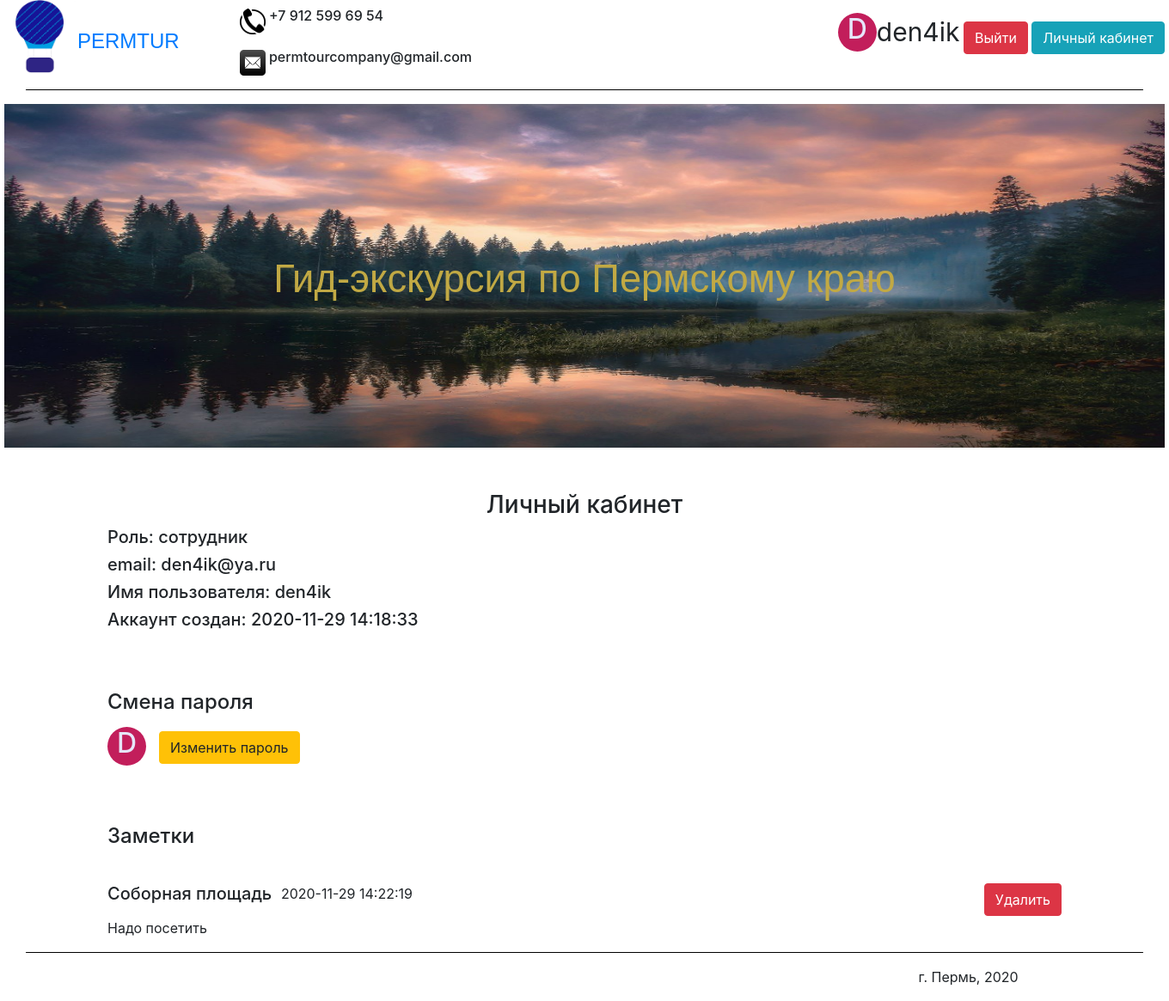
The app's page /cabinet (signed in) with its own data.
### data/users.py (models this page shows, shortened)
class User(SqlAlchemyBase, UserMixin):
    __tablename__ = 'user'
    id = sqlalchemy.Column(sqlalchemy.Integer,
                           primary_key=True, autoincrement=True)
    nickname = sqlalchemy.Column(sqlalchemy.String)
    email = sqlalchemy.Column(sqlalchemy.String, unique=True)
    hashed_password = sqlalchemy.Column(sqlalchemy.String)
    datetime = sqlalchemy.Column(sqlalchemy.String)
    role = sqlalchemy.Column(sqlalchemy.String)
    avatar_color = sqlalchemy.Column(sqlalchemy.String)

### data/notes.py (models this page shows)
class Note(SqlAlchemyBase):
    __tablename__ = 'note'
    id = sqlalchemy.Column(sqlalchemy.Integer,
                           primary_key=True, autoincrement=True)
    note = sqlalchemy.Column(sqlalchemy.String)
    sight = sqlalchemy.Column(sqlalchemy.String)
    nickname = sqlalchemy.Column(sqlalchemy.String)
    email = sqlalchemy.Column(sqlalchemy.String)
    datetime = sqlalchemy.Column(sqlalchemy.String)

### main.py (the view)
    @app.route('/cabinet', methods=['GET', 'POST'])
    @login_required
    def cabinet():
        return render_template('cabinet.html', title="Личный кабинет", Note=Note, session=session,
                               User=User)

### templates/cabinet.html (shortened to what this page needs)
{% extends "header_footer.html" %}
{% block content %}
    <div>
        <h3 style="text-align: center; margin-top: 50px;">Личный кабинет</h3>
        <main role="main" class="container">
            {% if current_user.role == 'employee'%}
                <h5>Роль: сотрудник</h5>
            {% else %}
                <h5>Роль: администратор</h5>
            {% endif %}
            <h5>email: {{ current_user.email }}</h5>
            <h5>Имя пользователя: {{ current_user.nickname }}</h5>
            <h5>Аккаунт создан: {{ current_user.datetime }}</h5>
            <h4 style="margin: 70px 0px 0px 0px; ">Смена пароля</h4>
            <div style="margin-top: 15px; margin-right: 15px; background: {{ current_user.avatar_color }};" class="circle">
                <h2 style="text-align: center; color: #E6E6FA;"> {{ current_user.nickname[0].upper() }} </h2>
            </div>
            <a style="margin: 20px 0px 0px 0px;" class="btn btn-warning" href="/change_password">Изменить пароль</a>
            <h4 style="margin: 70px 0px 40px 0px; ">Заметки</h4>
            {% set note_db = session.query(Note) %}
            {% for i in range(session.query(Note).count()) %}
            <div>
                {% if note_db[i].nickname == current_user.nickname %}
                {% set sights = {"Ancient_volcano": "Древний вулкан", "Basegi_Nature_Reserve": "Заповедник Басеги",
                "Blue_lakes": "Голубые озёра", "Cathedral_square": "Соборная площадь", "Perm_36": "Пермь-36", "Usva_pillars": "Устьвинские столбы",
                "Vakutin_stone": "Вакутин камень", "Vishera_nature_reserve": "Вишерский заповедник"} %}
                {% if sights[note_db[i].sight]%}
                <h5 style="float: left;">{{ sights[note_db[i].sight] }} &#160;</h5>
                {% else %}
                <h5 style="float: left;">{{ note_db[i].sight }} &#160;</h5>
                {% endif %}
                <p style="float: left;">{{ note_db[i].datetime }}</p>
                    <div style="float: right;">
                        {% set note_id = "/delete_note/" + "/" + note_db[i].id | string %}
                        <a class="btn btn-danger" href="{{ note_id }}">Удалить</a>
                    </div>
                <p style="clear: both;">{{ note_db[i].note }}</p>
                {% endif %}
            {% endfor %}
            </div>
        </main>
    </div>
{% endblock %}

### templates/header_footer.html (shortened to what this page needs)
<!DOCTYPE html>
<html lang="en">
<head>
    <link rel="stylesheet"
          href="https://stackpath.bootstrapcdn.com/bootstrap/4.4.1/css/bootstrap.min.css"
>
    <link href="/static/css/style.css" rel="stylesheet" type="text/css">
</head>
<body style="width: 1350px; margin: 0 auto;">
    <header style="width: 1350px; margin: 0 auto;">
        {% if current_user.is_authenticated %}
            <div style="margin: 15px 0px 0px 0px; float: right;">
                <div style="background: {{ current_user.avatar_color }};" class="circle">
                    <h2 style="text-align: center; color: #E6E6FA;"> {{ current_user.nickname[0].upper() }} </h2>
                </div>
                <a class="cent" style="width: 80px; font-size:30px;">{{ current_user.nickname }}</a>
                <a class="btn btn-danger" href="/logout">Выйти</a>
                <a class="btn btn-info" href="/cabinet">Личный кабинет</a>
            </div>
        {% endif %}
        <div>
            <div>
                <img style="float: left;" src="/static/images/logo.png" width="85" height="85" alt="Логотип">
                <a style="margin:30px 0px 0px 0px; float: left;" href="/"><font size="5pt" face="Arial">PERMTUR</font></a>
                <h6>
                    <img style="margin:10px 0px 0px 70px;" src="/static/images/telephone.jpg" width="30" height="30" alt="Телефон">
                    +7 912 599 69 54</h6>
                <h6>
                    <img style="margin:10px 0px 0px 70px;" src="/static/images/mail.jpg" width="30" height="30" alt="Почта">
                    permtourcompany@gmail.com
                </h6>
            </div>
            <hr align="center" width="1300" size="5" color="black" />
        </div>
    </header>
    <div class="img_cont">
        <img src="/static/images/main.jpg" alt="main" class="main_image">
        <p>Гид-экскурсия по Пермскому краю</p>
    </div>
    {% block content %}
    {% endblock %}
    <footer style="clear: both;">
        <hr align="center" width="1300" size="5" color="black" />
        <main role="main" class="container">
            <p style="margin-left: 85%;">г. Пермь, 2020</p>
        </main>
    </footer>
</body>
</html>

### static/css/style.css (style rules this page uses)
.main_image { width: 1350px; height: 400px; display: block; margin: 0 auto; }
.img_cont { font-family: Arial; color: #C1A944; font-size: 34pt; vertical-align:middle; text-align:center; width: 1350px; height: 400px; position: relative; display: block; margin: 0 auto; padding-top:170px; }
.img_cont img { position:absolute; z-index:-1; left:0; top:0; }
.circle { float: left; width: 45px; height: 45px; -webkit-border-radius: 25px; -moz-border-radius: 25px; border-radius: 25px; }

### records on screen
User: nickname "D", nickname "den4ik", email "den4ik@ya.ru", datetime "2020-11-29 14:18:33"
Note: sight "Соборная площадь", datetime "2020-11-29 14:22:19", note "Надо посетить"
